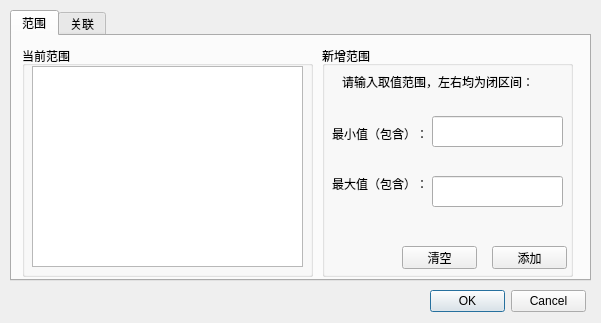
<?xml version="1.0" encoding="UTF-8"?>
<ui version="4.0">
 <class>Form</class>
 <widget class="QWidget" name="Form">
  <property name="windowTitle">
   <string>约束</string>
  </property>
  <widget class="QTabWidget" name="tabWidget">
   <property name="geometry">
    <rect>
     <x>10</x>
     <y>10</y>
     <width>581</width>
     <height>271</height>
    </rect>
   </property>
   <property name="currentIndex">
    <number>0</number>
   </property>
   <widget class="QWidget" name="tab">
    <attribute name="title">
     <string>范围</string>
    </attribute>
    <widget class="QGroupBox" name="groupBox">
     <property name="geometry">
      <rect>
       <x>10</x>
       <y>10</y>
       <width>291</width>
       <height>231</height>
      </rect>
     </property>
     <property name="title">
      <string>当前范围</string>
     </property>
     <widget class="QTextEdit" name="textEdit">
      <property name="geometry">
       <rect>
        <x>10</x>
        <y>20</y>
        <width>271</width>
        <height>201</height>
       </rect>
      </property>
      <property name="readOnly">
       <bool>true</bool>
      </property>
     </widget>
    </widget>
    <widget class="QGroupBox" name="groupBox_2">
     <property name="geometry">
      <rect>
       <x>310</x>
       <y>10</y>
       <width>251</width>
       <height>231</height>
      </rect>
     </property>
     <property name="title">
      <string>新增范围</string>
     </property>
     <widget class="QLabel" name="label">
      <property name="geometry">
       <rect>
        <x>10</x>
        <y>80</y>
        <width>101</width>
        <height>16</height>
       </rect>
      </property>
      <property name="text">
       <string>最小值（包含）：</string>
      </property>
     </widget>
     <widget class="QLabel" name="label_2">
      <property name="geometry">
       <rect>
        <x>10</x>
        <y>130</y>
        <width>91</width>
        <height>16</height>
       </rect>
      </property>
      <property name="text">
       <string>最大值（包含）：</string>
      </property>
     </widget>
     <widget class="QLabel" name="label_3">
      <property name="geometry">
       <rect>
        <x>20</x>
        <y>20</y>
        <width>211</width>
        <height>31</height>
       </rect>
      </property>
      <property name="text">
       <string>请输入取值范围，左右均为闭区间：</string>
      </property>
     </widget>
     <widget class="QPushButton" name="pushButton">
      <property name="geometry">
       <rect>
        <x>80</x>
        <y>200</y>
        <width>75</width>
        <height>23</height>
       </rect>
      </property>
      <property name="text">
       <string>清空</string>
      </property>
     </widget>
     <widget class="QPushButton" name="pushButton_2">
      <property name="geometry">
       <rect>
        <x>170</x>
        <y>200</y>
        <width>75</width>
        <height>23</height>
       </rect>
      </property>
      <property name="text">
       <string>添加</string>
      </property>
     </widget>
     <widget class="QLineEdit" name="lineEdit_3">
      <property name="geometry">
       <rect>
        <x>110</x>
        <y>70</y>
        <width>131</width>
        <height>31</height>
       </rect>
      </property>
     </widget>
     <widget class="QLineEdit" name="lineEdit_4">
      <property name="geometry">
       <rect>
        <x>110</x>
        <y>130</y>
        <width>131</width>
        <height>31</height>
       </rect>
      </property>
     </widget>
    </widget>
   </widget>
   <widget class="QWidget" name="tab_2">
    <attribute name="title">
     <string>关联</string>
    </attribute>
    <widget class="QGroupBox" name="groupBox_3">
     <property name="geometry">
      <rect>
       <x>10</x>
       <y>10</y>
       <width>281</width>
       <height>231</height>
      </rect>
     </property>
     <property name="title">
      <string>当前关联</string>
     </property>
     <widget class="QTextEdit" name="textEdit_2">
      <property name="geometry">
       <rect>
        <x>10</x>
        <y>20</y>
        <width>261</width>
        <height>201</height>
       </rect>
      </property>
      <property name="readOnly">
       <bool>true</bool>
      </property>
     </widget>
    </widget>
    <widget class="QGroupBox" name="groupBox_4">
     <property name="geometry">
      <rect>
       <x>300</x>
       <y>10</y>
       <width>261</width>
       <height>231</height>
      </rect>
     </property>
     <property name="title">
      <string>新增关联</string>
     </property>
     <widget class="QLabel" name="label_4">
      <property name="geometry">
       <rect>
        <x>10</x>
        <y>20</y>
        <width>61</width>
        <height>41</height>
       </rect>
      </property>
      <property name="text">
       <string>关联表：</string>
      </property>
     </widget>
     <widget class="QLabel" name="label_5">
      <property name="geometry">
       <rect>
        <x>10</x>
        <y>100</y>
        <width>54</width>
        <height>12</height>
       </rect>
      </property>
      <property name="text">
       <string>关联字段：</string>
      </property>
     </widget>
     <widget class="QLineEdit" name="lineEdit">
      <property name="geometry">
       <rect>
        <x>80</x>
        <y>90</y>
        <width>161</width>
        <height>31</height>
       </rect>
      </property>
     </widget>
     <widget class="QLineEdit" name="lineEdit_2">
      <property name="geometry">
       <rect>
        <x>80</x>
        <y>30</y>
        <width>161</width>
        <height>31</height>
       </rect>
      </property>
     </widget>
     <widget class="QPushButton" name="pushButton_3">
      <property name="geometry">
       <rect>
        <x>90</x>
        <y>200</y>
        <width>75</width>
        <height>23</height>
       </rect>
      </property>
      <property name="text">
       <string>清空</string>
      </property>
     </widget>
     <widget class="QPushButton" name="pushButton_4">
      <property name="geometry">
       <rect>
        <x>180</x>
        <y>200</y>
        <width>75</width>
        <height>23</height>
       </rect>
      </property>
      <property name="text">
       <string>添加</string>
      </property>
     </widget>
    </widget>
   </widget>
  </widget>
  <widget class="QDialogButtonBox" name="buttonBox">
   <property name="geometry">
    <rect>
     <x>430</x>
     <y>290</y>
     <width>156</width>
     <height>23</height>
    </rect>
   </property>
   <property name="standardButtons">
    <set>QDialogButtonBox::Cancel|QDialogButtonBox::Ok</set>
   </property>
  </widget>
 </widget>
 <resources/>
 <connections/>
</ui>
